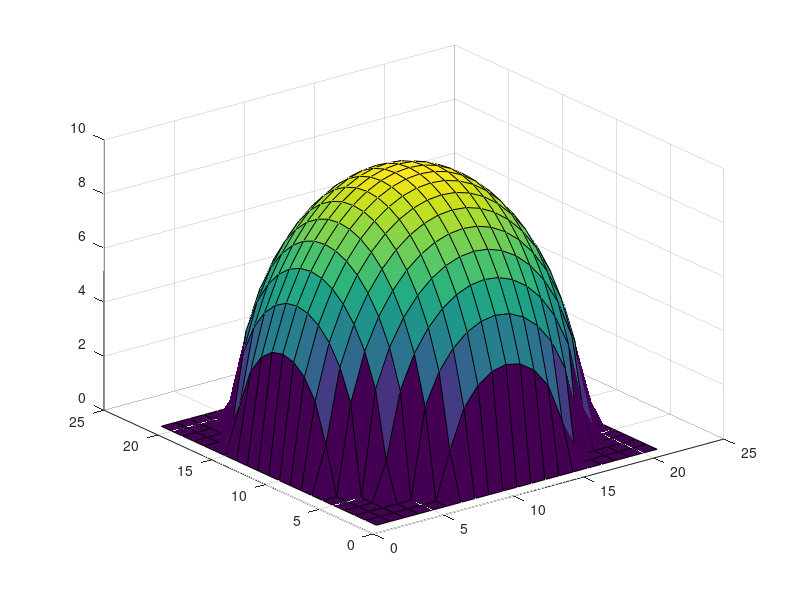

MATLAB code for this plot:
r = 10;

x = -r:r;
y = -r:r;

for i = 1:(r * 2 + 1)
    for j = 1:(r * 2 + 1)
        if x(i) ^ 2 + y(j) ^ 2 > r ^ 2
            z(i, j) = 0;
            continue
        end
        z(i, j) = sqrt(r ^ 2 - x(i) ^ 2 - y(j) ^ 2);
    end
end
surf(z);